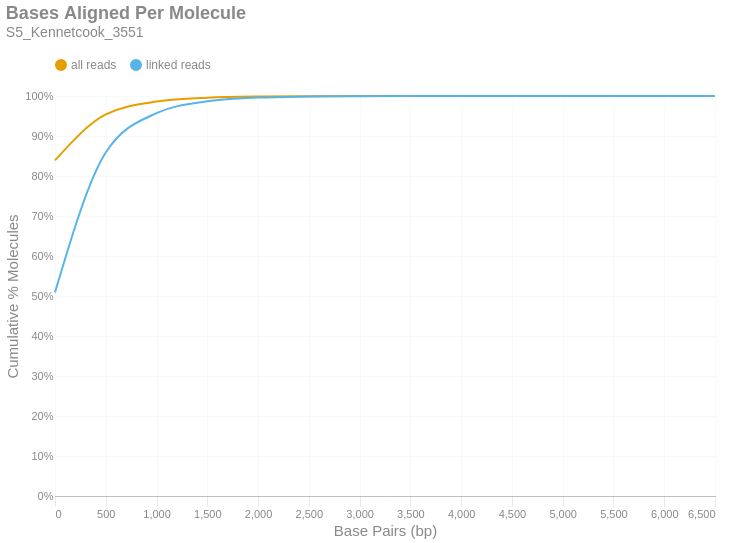

Notebook cell for this chart:
### Markdown cell above
### Bases Aligned Per Molecule
This is a cumulative frequency distribution showing the number of base pairs aligned per unique molecule. These data are shown in 500 bp bins. There are two distributions: one with `all reads` (yellow) and another with only `linked reads` (blue). The percent of molecules in the `linked reads` distribution is relative to the total number of linked molecules.

### Code cell
if SKIPLR:
    print_html(f"Skipped")
else:
    binned_df = consolidated_hist(valids['aligned_bp'], mask, 500, True)
    with SafeRender(binned_df):
        (
            density_plot(binned_df, 'Bases Aligned Per Molecule', samplename, 'basesper')
            .encode(
                x=alt.X('bin:Q', title="Base Pairs (bp)").axis(tickMinStep=500).scale(padding=0),
                y=alt.Y('value:Q', title='Cumulative % Molecules')
                    .axis(format='%')
                    .scale(domain = [0,1])
                    .stack(False),
                color=alt.Color("key:N").scale(domain = ["all reads", "linked reads"]),
                tooltip = [
                    alt.Tooltip("key:N", title = "Data Type"),
                    alt.Tooltip("range_label:N", title="Bases Aligned Per Molecule"),
                    alt.Tooltip("value:Q", format = ".2%", title="% Molecules (Cum.)")
                ]
            )
        ).display()

### Figure 1 — Vega-Lite specification as saved in the notebook (floating-point values rounded to 4 significant figures)
{"width": "container", "height": 400, "config": {"title": {"anchor": "start", "dy": -15, "fontSize": 18, "color": "#888888", "subtitleColor": "#888888", "subtitleFontSize": 14}, "arc": {"fill": "#0072B2"}, "axis": {"domainColor": "#888888", "domainWidth": 0.5, "gridWidth": 0.2, "grid": false, "titleFontWeight": 400, "titleFontSize": 15, "labelFontSize": 11, "labelColor": "#888888", "tickColor": "#888888", "tickWidth": 0.2, "titleColor": "#888888"}, "axisBand": {"grid": false}, "axisX": {"grid": true, "tickSize": 10, "domainCap": "round"}, "axisY": {"domain": false, "grid": true, "tickSize": 0, "domainCap": "round"}, "background": "transparent", "header": {"labelFontSize": 15, "labelColor": "#888888", "titleFontSize": 15, "titleFontWeight": 600, "titleColor": "#888888"}, "legend": {"labelFont": "sans-serif", "labelFontSize": 12, "labelColor": "#888888", "symbolSize": 100, "symbolType": "circle", "titleFontSize": 12, "titlePadding": 10, "titleColor": "#888888", "title": null, "orient": "top"}, "range": {"category": ["#E69F00", "#56B4E9", "#009E73", "#F0E442", "#0072B2", "#D55E00", "#CC79A7", "#000000"], "diverging": ["#cfe8f3", "#a2d4ec", "#73bfe2", "#46abdb", "#1696d2", "#12719e"]}, "area": {"fill": "#0072B2", "fillOpacity": 0.7, "line": true, "strokeOpacity": 0.7}, "line": {"color": "#0072B2", "stroke": "#0072B2", "strokeWidth": 2}, "trail": {"color": "#0072B2", "stroke": "#0072B2", "strokeWidth": 0, "size": 1}, "point": {"filled": true, "fillOpacity": 1.0, "size": 95}, "text": {"color": "#888888", "fontSize": 11, "align": "right", "fontWeight": 400, "size": 11}, "bar": {"fill": "#0072B2", "stroke": null}, "view": {"stroke": null, "continuousWidth": 660, "continuousHeight": 400}}, "data": {"name": "data-b30a48ae0d097facd9737f6d93d4ef66"}, "mark": {"type": "line", "interpolate": "monotone", "point": {"opacity": 0, "size": 275}}, "encoding": {"color": {"field": "key", "scale": {"domain": ["all reads", "linked reads"]}, "type": "nominal"}, "tooltip": [{"field": "key", "title": "Data Type", "type": "nominal"}, {"field": "range_label", "title": "Bases Aligned Per Molecule", "type": "nominal"}, {"field": "value", "format": ".2%", "title": "% Molecules (Cum.)", "type": "quantitative"}], "x": {"axis": {"tickMinStep": 500}, "field": "bin", "scale": {"padding": 0}, "title": "Base Pairs (bp)", "type": "quantitative"}, "y": {"axis": {"format": "%"}, "field": "value", "scale": {"domain": [0, 1]}, "stack": false, "title": "Cumulative % Molecules", "type": "quantitative"}}, "params": [{"name": "param_c36ac31b6afebe62", "select": {"type": "point", "fields": ["key"]}, "bind": "legend"}], "title": {"text": "Bases Aligned Per Molecule", "subtitle": "S5_Kennetcook_3551"}, "transform": [{"fold": ["all reads (cumsum)", "linked reads (cumsum)"]}, {"calculate": "replace(datum.key, ' (cumsum)', '')", "as": "key"}, {"filter": {"param": "param_c36ac31b6afebe62"}}], "usermeta": {"embedOptions": {"downloadFileName": "S5_Kennetcook_3551.basesper"}}, "$schema": "https://vega.github.io/schema/vega-lite/v6.1.0.json", "datasets": {"data-b30a48ae0d097facd9737f6d93d4ef66": [{"bin": "0.0", "interval": "0.0-500.0", "all reads": 0.8391, "linked reads": 0.5091, "all reads (cumsum)": 0.8391, "linked reads (cumsum)": 0.5091, "range_label": "0-499"}, {"bin": "500.0", "interval": "500.0-1000.0", "all reads": 0.1147, "linked reads": 0.3495, "all reads (cumsum)": 0.9539, "linked reads (cumsum)": 0.8587, "range_label": "500-999"}, {"bin": "1000.0", "interval": "1000.0-1500.0", "all reads": 0.03216, "linked reads": 0.0985, "all reads (cumsum)": 0.986, "linked reads (cumsum)": 0.9572, "range_label": "1000-1499"}, {"bin": "1500.0", "interval": "1500.0-2000.0", "all reads": 0.009674, "linked reads": 0.02963, "all reads (cumsum)": 0.9957, "linked reads (cumsum)": 0.9868, "range_label": "1500-1999"}, {"bin": "2000.0", "interval": "2000.0-2500.0", "all reads": 0.003008, "linked reads": 0.009215, "all reads (cumsum)": 0.9987, "linked reads (cumsum)": 0.996, "range_label": "2000-2499"}, {"bin": "2500.0", "interval": "2500.0-3000.0", "all reads": 0.0008544, "linked reads": 0.002617, "all reads (cumsum)": 0.9996, "linked reads (cumsum)": 0.9986, "range_label": "2500-2999"}, {"bin": "3000.0", "interval": "3000.0-3500.0", "all reads": 0.0002878, "linked reads": 0.0008816, "all reads (cumsum)": 0.9998, "linked reads (cumsum)": 0.9995, "range_label": "3000-3499"}, {"bin": "3500.0", "interval": "3500.0-4000.0", "all reads": 0.0001009, "linked reads": 0.0003092, "all reads (cumsum)": 0.9999, "linked reads (cumsum)": 0.9998, "range_label": "3500-3999"}, {"bin": "4000.0", "interval": "4000.0-4500.0", "all reads": 3.711e-05, "linked reads": 0.0001137, "all reads (cumsum)": 1.0, "linked reads (cumsum)": 0.9999, "range_label": "4000-4499"}, {"bin": "4500.0", "interval": "4500.0-5000.0", "all reads": 1.6e-05, "linked reads": 4.901e-05, "all reads (cumsum)": 1.0, "linked reads (cumsum)": 1.0, "range_label": "4500-4999"}, {"bin": "5000.0", "interval": "5000.0-5500.0", "all reads": 4.288e-06, "linked reads": 1.314e-05, "all reads (cumsum)": 1.0, "linked reads (cumsum)": 1.0, "range_label": "5000-5499"}, {"bin": "5500.0", "interval": "5500.0-6000.0", "all reads": 1.649e-06, "linked reads": 5.052e-06, "all reads (cumsum)": 1.0, "linked reads (cumsum)": 1.0, "range_label": "5500-5999"}, {"bin": "6000.0", "interval": "6000.0-6500.0", "all reads": 6.597e-07, "linked reads": 2.021e-06, "all reads (cumsum)": 1.0, "linked reads (cumsum)": 1.0, "range_label": "6000-6499"}, {"bin": "6500.0", "interval": "6500.0-7000.0", "all reads": 1.649e-07, "linked reads": 5.052e-07, "all reads (cumsum)": 1.0, "linked reads (cumsum)": 1.0, "range_label": "6500-6999"}]}}
